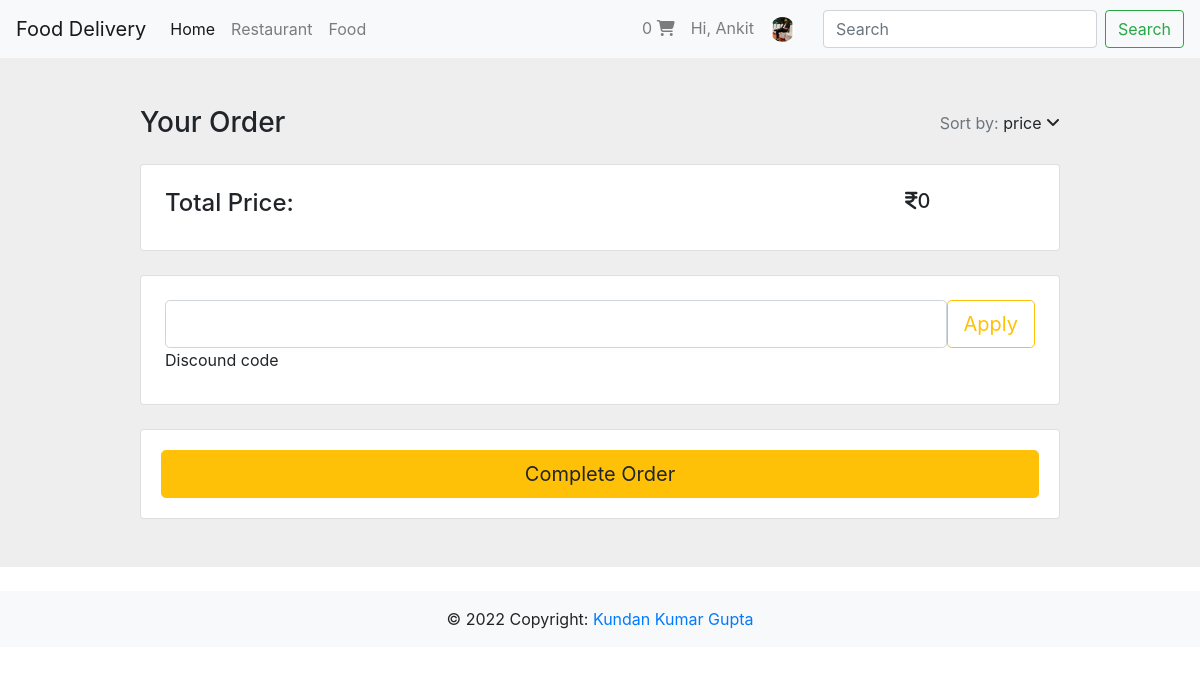
Page /restaurant/cart/ (signed in) on the earlier database version.
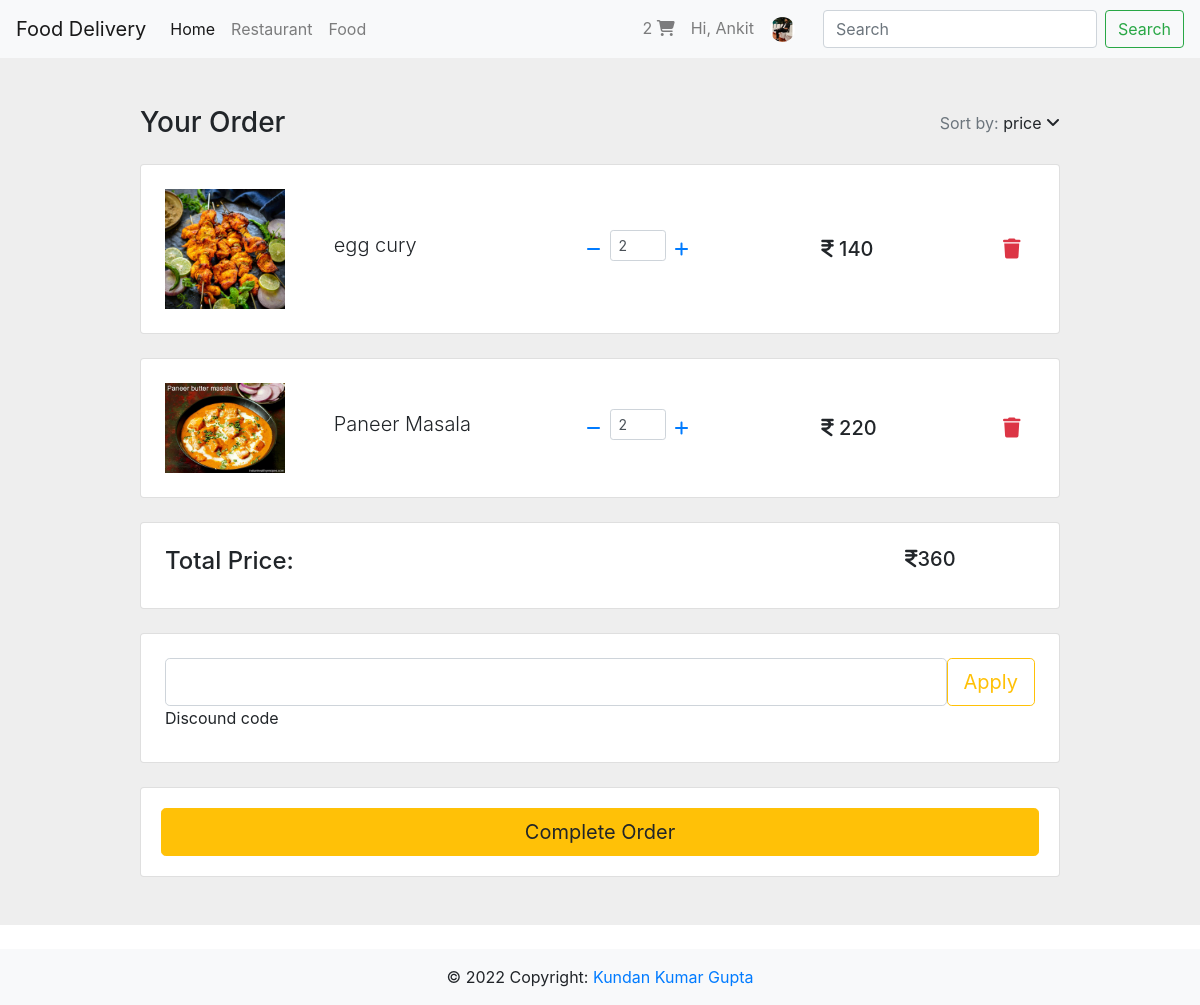
Same page on the later database version.
### user/models.py (models this page shows, shortened)
class users(AbstractUser):
    username = None
    email = models.EmailField(_("email address"), unique=True)
    address = models.OneToOneField(Address, blank=True,null=True, on_delete=models.SET_NULL, related_name="user_address")
    image = models.ImageField(null=True, blank=True,default="default.png")
    phone = models.CharField(max_length=50,null=True,blank=True)
    is_customer = models.BooleanField(default=True)
    is_delivery_person = models.BooleanField(default=False)
    USERNAME_FIELD = 'email'
    REQUIRED_FIELDS = []
    objects = CustomUserManager()

### reastaurant/models.py (models this page shows, shortened)
class Cart(models.Model):
    food = models.ForeignKey(Food, on_delete=models.SET_NULL, null=True, blank=True)
    quantity = models.IntegerField(default=0)
    user = models.ForeignKey(users, on_delete=models.CASCADE, null=True,blank=True, related_name="all_cart_food")
    restaurant = models.ForeignKey(Restaurant, on_delete=models.CASCADE, null=True, blank=True)

class Food(models.Model):
    name = models.CharField(max_length=100)
    price = models.IntegerField()
    image = models.ManyToManyField(Image)
    item = models.ForeignKey(Item, on_delete=models.CASCADE, related_name='food_items')

class Image(models.Model):
    image = models.ImageField(upload_to="img")

### reastaurant/views.py (the view)
# urls.py: path('cart/',views.cart, name='cart'),
@login_required(login_url='user:login')
def cart(request):
    try:
        carts = request.user.all_cart_food.all()
        total=0
        for cart in carts:
            total += cart.quantity * cart.food.price
        return render(request, "cart.html", context={"carts":carts,"total_price":total})
    except Exception as ex:
        logging.warning(ex)
        return render(request,'error.html')

### reastaurant/templates/cart.html (shortened to what the changed rows need)
{% extends 'base.html' %}
    {% block content %}
    <div class="item">
        <section class="h-100" style="background-color: #eee;">
            <div class="container h-100 py-5">
              <div class="row d-flex justify-content-center align-items-center h-100">
                <div class="col-10">
                  {% for cart in carts  %}
                  <div class="card rounded-3 mb-4">
                    <div class="card-body p-4">
                      <div class="row d-flex justify-content-between align-items-center">
                        <div class="col-md-2 col-lg-2 col-xl-2">
                          <img
                            src="{{cart.food.image.all.0.image.url}}"
                            class="img-fluid rounded-3" alt="{{cart.food.name}}">
                        </div>
                        <div class="col-md-3 col-lg-3 col-xl-3">
                          <p class="lead fw-normal mb-2">{{cart.food.name}}</p>
                        </div>
                        <div class="col-md-3 col-lg-3 col-xl-2 d-flex">
                          <button class="btn btn-link px-2"
                            onclick="this.parentNode.querySelector('input[type=number]').stepDown()">
                            <a href="{% url 'reastaurent:decrement_quantity' cart.id %}">
                            <i class="fas fa-minus"></i>
                            </a>
                          </button>
                          <input id="formValue" min="0" name="quantity" value="{{cart.quantity}}" type="number"
                            class="form-control form-control-sm" />
                          <button class="btn btn-link px-2"
                            onclick="this.parentNode.querySelector('input[type=number]').stepUp()">
                            <a href="{% url 'reastaurent:increment_quantity' cart.id %}"><i class="fas fa-plus"></i></a>
                          </button>
                        </div>
                        <div class="col-md-3 col-lg-2 col-xl-2 offset-lg-1">
                          <h5 class="mb-0"><i class="fa fa-inr" aria-hidden="true"></i> {% widthratio cart.quantity 1 cart.food.price %}</h5>
                        </div>
                        <div class="col-md-1 col-lg-1 col-xl-1 text-end">
                          <button type="button" onclick="checkUser({{cart.id}})" class="text-danger btn"><i class="fas fa-trash fa-lg"></i></button>
                        </div>
                      </div>
                    </div>
                  </div>
                  {% endfor %}
                  <div class="card mb-4">
                    <div class="card-body p-4 d-flex flex-row">
                      <div class="col-md-3 col-lg-2 col-xl-2 offset-lg-1">
                        <h5 class="mb-0"> <i class="fa fa-inr" aria-hidden="true"></i>{{total_price}}</h5>
                      </div>
                    </div>
                  </div>
                </div>
              </div>
            </div>
          </section>
    </div>
    {% endblock content %}

### templates/include/navbar.html (shortened to what this page needs)
{% load static %}
<nav class="navbar navbar-expand-lg navbar-light bg-light sticky-top">
    <a class="navbar-brand" href="{% url 'user:home' %}">Food Delivery</a>
    <div class="collapse navbar-collapse" id="navbarNavDropdown">
      <ul class="navbar-nav">
        <li class="nav-item active">
          <a class="nav-link" href="{% url 'user:home' %}">Home <span class="sr-only">(current)</span></a>
        </li>
        <li class="nav-item">
          <a class="nav-link" href="{% url 'reastaurent:restaurant_all' %}">Restaurant</a>
        </li>
        <li class="nav-item">
          <a class="nav-link" href="{% url 'reastaurent:view_all_food' %}">Food</a>
        </li>
        {% if  request.user.is_authenticated %}
        </ul>
        <ul class="navbar-nav ml-auto">
          <li class="nav-item">
            <a href="{% url 'reastaurent:cart' %}" class="nav-link">{{request.user.all_cart_food.all.count}} <i class="fas fa-shopping-cart"></i></a>
          </li>
          <li class="nav-item">
            <a class="nav-link" href="{% url 'user:profile' %}">Hi, {{request.user.first_name}}</a>
          </li>
          <li class="nav-item dropdown nav-user" style="margin-right:20px;">
            <a class="nav-link nav-user-img" href="#" id="navbarDropdownMenuLink2" data-toggle="dropdown" aria-haspopup="true" aria-expanded="false"><img src="{{request.user.image.url}}" alt="" height="25" class="user-avatar-md rounded-circle"></a>
          </li>
        </ul>
        {% endif %}
    </div>
    <form class="form-inline my-2 my-lg-0" action="{% url 'reastaurent:search' %}" method='POST'>
      <input class="form-control mr-sm-2" type="search" placeholder="Search" aria-label="Search" name="search">
      <button class="btn btn-outline-success my-2 my-sm-0" type="submit">Search</button>
    </form>
  </nav>

Differences in the rows shown:
computed for users "Ankit": user.all_cart_food.all.count "0" → "2"
added Cart: food.image.all.0.image (picture), food.name "egg cury", quantity "2", quantity+food "140"
added Cart: food.image.all.0.image (picture), food.name "Paneer Masala", quantity "2", quantity+food "220"
Other differences:
{{ total_price }}: "0" → "360"
